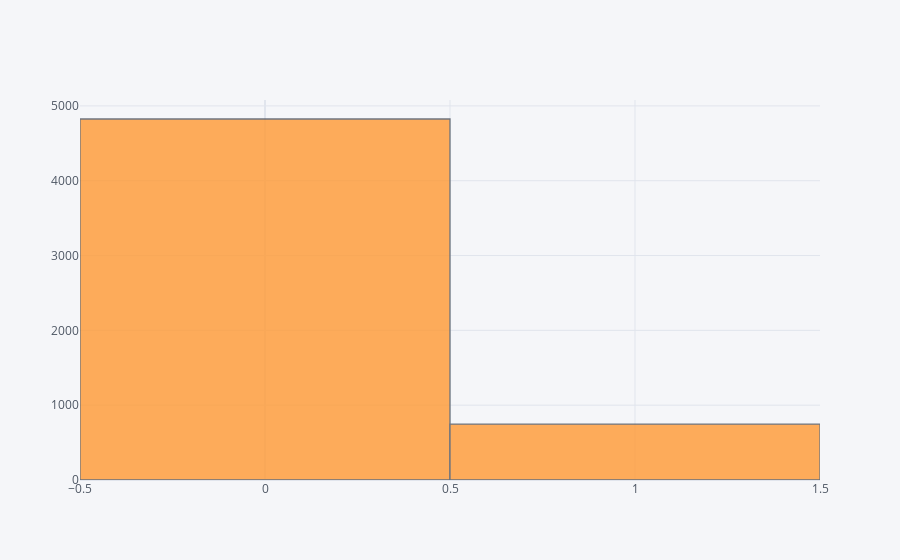

The code cell stored with this chart in its notebook:
### Markdown cell above
## Hist plot for numbers of ham and spam

### Code cell
# interactive plotly hist plot for numerical vi_nm columns(i,e ham and spam)
# ham is 0, spam is 1. We have more ham than spam
data_file['v1_nm'].iplot(kind='hist')

### Figure 1 — Plotly figure (JSON) as saved in the notebook; plotly's stock layout.template omitted (floating-point values rounded to 4 significant figures; data arrays with more than 128 entries replaced by an {"elided": "..."} marker saying what was removed)
{"data": [{"histfunc": "count", "histnorm": "", "marker": {"color": "rgba(255, 153, 51, 1.0)", "line": {"color": "#4D5663", "width": 1.3}}, "name": "v1_nm", "opacity": 0.8, "orientation": "v", "type": "histogram", "x": {"elided": "5572 int values"}}], "layout": {"autosize": true, "barmode": "overlay", "legend": {"bgcolor": "#F5F6F9", "font": {"color": "#4D5663"}}, "paper_bgcolor": "#F5F6F9", "plot_bgcolor": "#F5F6F9", "title": {"font": {"color": "#4D5663"}}, "xaxis": {"autorange": true, "gridcolor": "#E1E5ED", "range": [-0.5, 1.5], "showgrid": true, "tickfont": {"color": "#4D5663"}, "title": {"font": {"color": "#4D5663"}, "text": ""}, "type": "linear", "zerolinecolor": "#E1E5ED"}, "yaxis": {"autorange": true, "gridcolor": "#E1E5ED", "range": [0, 5079.0], "showgrid": true, "tickfont": {"color": "#4D5663"}, "title": {"font": {"color": "#4D5663"}, "text": ""}, "zerolinecolor": "#E1E5ED"}}}
